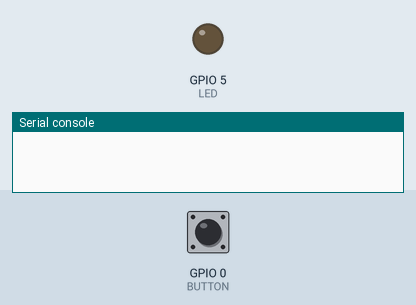
This program was run on a simulated ESP32 board running MicroPython. Shown: output pins drawn as LEDs (lit = HIGH), the last lines printed to the serial console. The inputs (shaded band) are chosen by the test bench; at power-on: GPIO 0 (BUTTON) HIGH. At 1.3 s the program stops and its outputs stay as they are.

Above: at 1.2 s.
1.3 s: GPIO 0 (BUTTON) pulled LOW for 0.15 s
At 1.6 s:
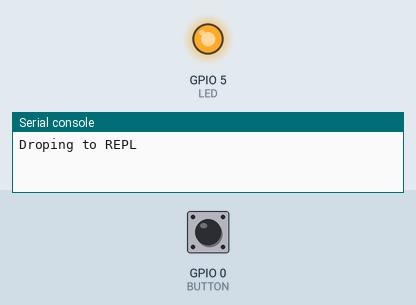
Timing chart, 0 to 2.8 s (numbered marks = the images above; inputs shaded):
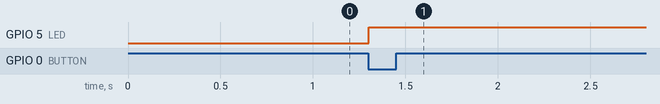

Measured:
- after the input at 1.3 s, GPIO 5 (LED): LOW → HIGH at once

The program:

main.py
```python
#!/usr/bin/env python3
"""
Micropython application for ESP32Thing based weather station.
"""
import machine
import sys
import utime

BUTTON = machine.Pin(0, machine.Pin.IN, machine.Pin.PULL_UP)
LED = machine.Pin(5, machine.Pin.OUT)
LED.value(0)  # LED off by default

SENSOR_UV_EN = machine.Pin(18, machine.Pin.OUT)
SENSOR_UV_ADC = machine.ADC(machine.Pin(36))

while BUTTON.value():  # Continue until button pressed
    pass

print("Droping to REPL")
LED.value(1)  # Set LED on the way to the REPL
```
